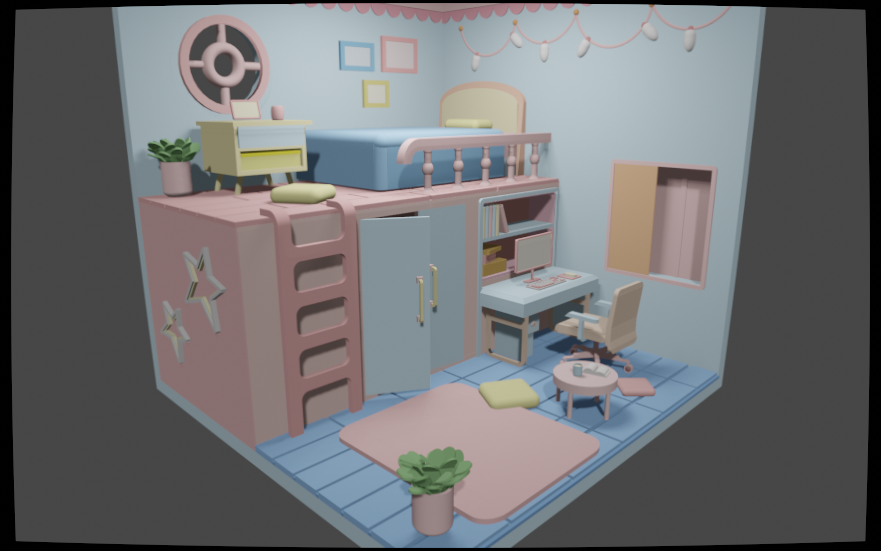
#> input picture exercise_01/data/images/00.png, 881 x 551 px; its folder holds only this picture in this run
$ jupyter execute exercise_01_solution.ipynb
#> lines starting #> are read from the running program, lines starting #| are printed output that depends on the picture
# 3D Computer Vision (2026/27) - Exercise Sheet 1

---

**Release:** 29.10.2026
**Deadline:** 09.11.2026, 23:59
**Exercise session:** 12.11.2026 (mandatory)

**Group:** add your group number
**Members:** add your names

### Submission

Submit one `groupXX_exercise01.zip` in OLAT. It must contain a folder `groupXX_exercise01/` with your completed notebook, an HTML export showing all outputs, and the `data/` directory needed to run it. Use relative data paths. Install the packages from `requirements.txt` if needed.

By submitting, you confirm that all listed members contributed, no unlisted people were involved, and no solution content was copied from other people, large language models, websites, or other sources.

Attendance at the exercise session is mandatory. A group will be chosen at random to explain its solution. Be prepared to explain your work; failing to do so results in failing the task.

### Implementation

Complete the TODO cells using the models and derivations from the lecture slides. Implement the required vision steps yourself. NumPy operations, image I/O, plotting, and the provided utilities are allowed. Functions that perform undistortion or camera projection for you (such as `cv2.undistort`, `cv2.initUndistortRectifyMap`, or `cv2.projectPoints`) do not count as a solution.

---

# Theory Questions

## Task 1 — From a world point to a pixel

Given a world point $(X_s, Y_s, Z_s)$ and the camera's intrinsic and extrinsic parameters, write the complete transformation chain as matrix multiplications to obtain the pixel position $(u, v)$. Your final result must have two coordinates.

$\begin{pmatrix}u'\\v'\\w\end{pmatrix} = K [I_3|0_3] \begin{pmatrix}R &t\\0_3^T &1\end{pmatrix} \begin{pmatrix}X_s\\ Y_s\\ Z_s \\ 1\end{pmatrix}$

$u = \frac{u'}{w}, v = \frac{v'}{w}$

## Task 2 — Radial distortion

A point $\mathbf{p}$ in normalized image coordinates has distance $r=1$ from the origin. The radial distortion coefficients are $k_1=0.4$ and $k_2=0.1$, and

$$\mathbf{p}_d - \mathbf{p} = \begin{pmatrix}0.3 \\ 0.4\end{pmatrix},$$

where $\mathbf{p}_d$ is the radially distorted point. Derive the coordinates of $\mathbf{p}$.

For radial distortion,

$$\mathbf{p}_d = \mathbf{p}\left(1+k_1r^2+k_2r^4\right),$$

so

$$\mathbf{p}_d-\mathbf{p}
=\mathbf{p}\left(k_1r^2+k_2r^4\right)
=0.5\mathbf{p}.$$

Therefore,

$$\mathbf{p}
=\frac{1}{0.5}\begin{pmatrix}0.3\\0.4\end{pmatrix}
=\begin{pmatrix}0.6\\0.8\end{pmatrix}.$$

This satisfies $\|\mathbf{p}\|=1$.

# Implementation Task - Image undistortion and 3D point projection

## Task Overview and Given Data

Your overall task in this exercise will be to undistort the given images and project two given 3D points in all undistortedn images.

You will be given the following data:
- **9 color images** of the scene in `data/images/`
    - 8 Bit RGB per pixel
    - Each image rendered from a different position but with the same camera
    - The camera used had **lens distortion**
- 1 Dictionary containing **camera calibration parameters** in `data/camera_calibration.npy`
    - They belong to the camera that was used to render the RGB images
    - Distortion coefficients are given in the standard [k<sub>1</sub>, k<sub>2</sub>, p<sub>1</sub>, p<sub>2</sub>, k<sub>3</sub>] order
- 1 NumPy array containing **9 world-to-camera transformations** in `data/world_to_camera.npy`.
    - Shape `(9, 4, 4)`; entry `i` maps world coordinates directly to camera coordinates for image `view_names[i]`.
    - The world frame is camera 00, so entry 0 is the identity matrix.
- 1 CSV file containing two 3D points in `data/points_3d.csv`
    - Both points are **actual scene landmarks** of the upper and lower bend of the handle on the open cupboard door
    - Both landmarks are visible in all nine provided images
    - **World frame = the first camera frame (view 00)**

Note: Pixel coordinates use `(x, y)` (equivalently `(u, v)`); NumPy images are indexed as `[y, x]`.

The following cell loads the data and creates the output directory.

[cell 1]
from pathlib import Path
import csv
import numpy as np
import matplotlib.pyplot as plt
from PIL import Image

ROOT = Path.cwd()
if not (ROOT / 'data/camera_calibration.npy').is_file():
    if (ROOT.parent / 'data/camera_calibration.npy').is_file():
        ROOT = ROOT.parent
    else:
        raise FileNotFoundError('Extract the exercise pack and open Jupyter in its folder.')
DATA = ROOT / 'data'
OUTPUT = ROOT / 'output'
OUTPUT.mkdir(exist_ok=True)

calibration = np.load(DATA / 'camera_calibration.npy', allow_pickle=True).item()
#> (reads exercise_01/data/camera_calibration.npy from the repository)

image_paths = sorted((DATA / 'images').glob('*.png'))
view_names = [p.stem for p in image_paths]
images = np.stack([np.asarray(Image.open(p).convert('RGB'), dtype=np.float64) / 255.0
                   for p in image_paths])
n_views, height, width, _ = images.shape
#> n_views = 1; height = 551; width = 881

print(f"\nCamera Calibration:")
for entry in calibration.items():
    print(f"  {entry[0]}: {entry[1]}")


with (DATA / 'points_3d.csv').open(newline='') as f:
#> (reads exercise_01/data/points_3d.csv from the repository)
    point_rows = list(csv.DictReader(f))
point_labels = [row['point_id'] for row in point_rows]
points_world = np.array([[float(row[key]) for key in ('X', 'Y', 'Z')]
                         for row in point_rows])
point_descriptions = [row['landmark'] for row in point_rows]
print('Given 3D points in the world (camera-00) frame:')
for label, point, description in zip(point_labels, points_world, point_descriptions):
    print(label, point, '—', description)

world_to_camera = np.load(DATA / 'world_to_camera.npy', allow_pickle=False)
#> (reads exercise_01/data/world_to_camera.npy from the repository)
#| Sampling grid: (551, 881, 2) ; each entry is [source_x, source_y]
print('World-to-camera matrices (one per view):')
print(world_to_camera)

## Task 1 — Undistort the provided images by indirect transformation

Compute the output-to-input sampling grid, resample all nine RGB views,
and plot the results. Keep your `K` and `undistorted_images` variables:
Task 2 will reuse them directly.

### Provided sampling utility

`sample_image` interpolates colours at the source coordinates you supply. Compute the undistortion grid yourself.

[cell 2]
def sample_image(image, source_grid):
    """Provided utility: bilinear sampling with zero padding.

    image: (H_source, W_source, 3), float RGB in [0, 1].
    source_grid: (H_target, W_target, 2), source coordinates in (x, y) order.
    The grid is never modified. Integer coordinates refer to pixel centres.
    """
    image = np.asarray(image, dtype=np.float64)
    source_grid = np.asarray(source_grid, dtype=np.float64)
    hs, ws, channels = image.shape
#> hs = 551; ws = 881; channels = 3
    finite = np.isfinite(source_grid).all(axis=-1)
    x_px = np.clip(np.where(finite, source_grid[..., 0], 0), -1, ws)
#> finite: shape (551, 881) bool; every value is 1
    y_px = np.clip(np.where(finite, source_grid[..., 1], 0), -1, hs)
    x0, y0 = np.floor(x_px).astype(int), np.floor(y_px).astype(int)
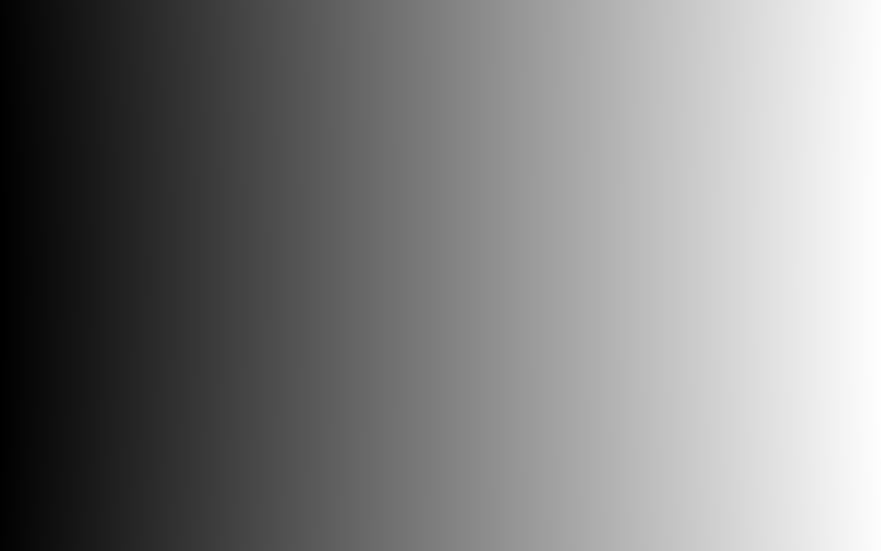
#> x_px: shape (551, 881) float64; min 19.92, max 860.1, mean 440; drawn with min black and max white
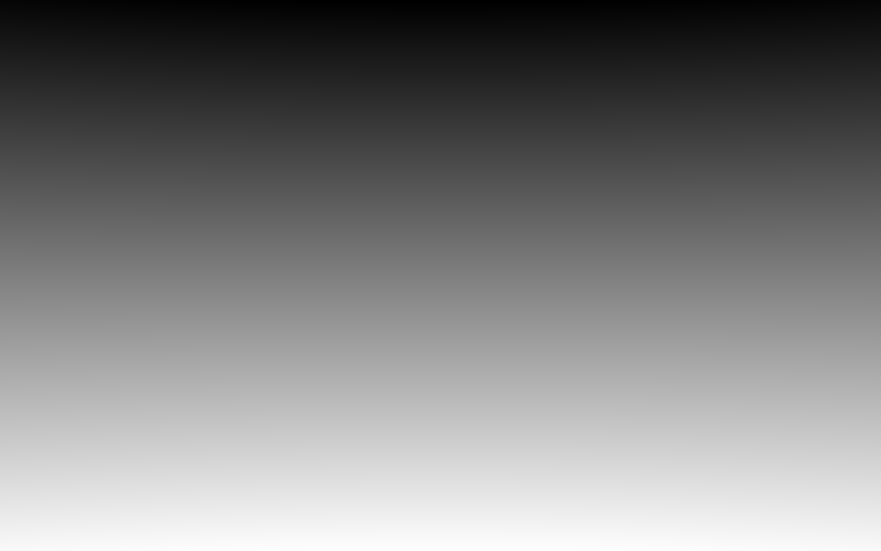
#> y_px: shape (551, 881) float64; min 5.07, max 544.9, mean 275; drawn with min black and max white
    dx, dy = x_px - x0, y_px - y0
    result = np.zeros(source_grid.shape[:-1] + (channels,), dtype=np.float64)
    for x_index, y_index, weight in [
        (x0,     y0,     (1-dx) * (1-dy)),
        (x0 + 1, y0,     dx * (1-dy)),
        (x0,     y0 + 1, (1-dx) * dy),
        (x0 + 1, y0 + 1, dx * dy),
    ]:
        valid = finite & (x_index >= 0) & (x_index < ws) & (y_index >= 0) & (y_index < hs)
        result[valid] += image[y_index[valid], x_index[valid]] * weight[valid, None]
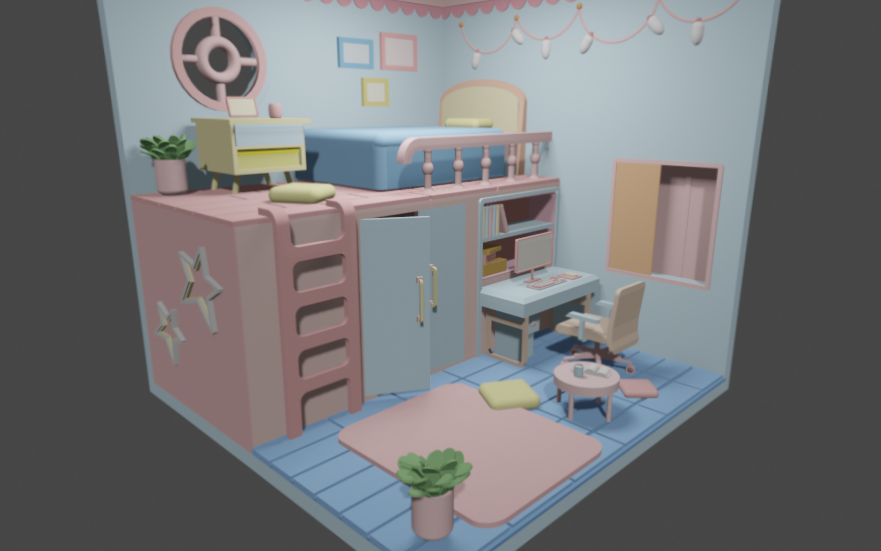
#> result: shape (551, 881, 3) float64; mean of channels 0, 1, 2 0.465, 0.467, 0.473; drawn as R, G, B
    return result

### 1.1 — Camera intrinsics

Implement `make_intrinsics` to construct the 3×3 calibration matrix `K` from the supplied camera parameters.

[cell 3]
def make_intrinsics(calibration):
    f = float(calibration['focal_length_px'])
    cx, cy = np.asarray(calibration['principal_point'], dtype=float)
    return np.array([[f, 0.0, cx], [0.0, f, cy], [0.0, 0.0, 1.0]])

K = make_intrinsics(calibration)
print('K =')
print(K)

### 1.2 — Forward lens-distortion model

Given a normalized image point compute the position of the distorted normalized image point using Brown's distortion model.
Implement this as a vectorized function that accepts and returns an array with shape `(..., 2)`, with x first and y second.

[cell 4]
def distort_normalized(normalized_xy, coefficients):
    """Forward lens distortion; input and output both use normalized (x, y)."""
    normalized_xy = np.asarray(normalized_xy, dtype=np.float64)
    k1, k2, p1, p2, k3 = np.asarray(coefficients, dtype=np.float64)
    x_n = normalized_xy[..., 0]
    y_n = normalized_xy[..., 1]
    r2 = x_n*x_n + y_n*y_n
    radial = 1 + k1*r2 + k2*r2**2 + k3*r2**3
    x_distorted_n = x_n*radial + 2*p1*x_n*y_n + p2*(r2 + 2*x_n*x_n)
    y_distorted_n = y_n*radial + p1*(r2 + 2*y_n*y_n) + 2*p2*x_n*y_n
    return np.stack((x_distorted_n, y_distorted_n), axis=-1)

### 1.3 — Indirect geometric transformation (backward mapping)

For each **ideal output pixel** `(x, y)`, determine its colour-sampling
location in the **distorted input image**:

1. Build the output pixel grid in `(x, y)` order
2. Normalize the pixel coordinates
3. Apply the forward distortion model from Subtask 1.2
4. Denormalize the output

Return a grid with shape `(H, W, 2)`, with each entry storing
`[source_x, source_y]`. Each output pixel requests one source sample,
which makes this an indirect image transformation.

[cell 5]
def make_undistortion_grid(image_shape, K, coefficients):
    """Return source (x, y) for each ideal output pixel; shape (H, W, 2)."""
    h, w = image_shape[:2]
    pixel_x, pixel_y = np.meshgrid(np.arange(w, dtype=float),
                                  np.arange(h, dtype=float), indexing='xy')
    x_n = (pixel_x - K[0, 2]) / K[0, 0]
    y_n = (pixel_y - K[1, 2]) / K[1, 1]
    normalized_xy = np.stack((x_n, y_n), axis=-1)
    distorted_xy = distort_normalized(normalized_xy, coefficients)
    source_x = K[0, 0]*distorted_xy[..., 0] + K[0, 2]
    source_y = K[1, 1]*distorted_xy[..., 1] + K[1, 2]
    return np.stack((source_x, source_y), axis=-1)

source_grid = make_undistortion_grid((height, width), K, calibration['distortion_param'])
assert source_grid.shape == (height, width, 2)
print('Sampling grid:', source_grid.shape, '; each entry is [source_x, source_y]')

### 1.4 — Resample all views

Use the provided `sample_image` with your grid. Store the results in `undistorted_images` with the same shape as `images`. Compute the shared grid only once. Save the undistorted RGB images under `output/task_1_undistorted/` using the original view filenames.

[cell 6]
# All views share the same calibration, so the grid is computed only once.
undistorted_images = np.stack([sample_image(image, source_grid) for image in images])
assert undistorted_images.shape == images.shape
undistorted_dir = OUTPUT / 'task_1_undistorted'
undistorted_dir.mkdir(exist_ok=True)
for name, image in zip(view_names, undistorted_images):
    Image.fromarray(np.rint(np.clip(image, 0, 1)*255).astype(np.uint8)).save(
        undistorted_dir / f'{name}.png')
#> this loop made 1 pass
#> name on pass 1: '00'
print(f'Undistorted {len(undistorted_images)} images; saved to {undistorted_dir.name}/')
#| Undistorted 1 images; saved to task_1_undistorted/

### 1.5 — Plot your results

Create (a) a labelled before/after comparison for one view, and (b) a labelled gallery of **all nine undistorted views**. Use correct RGB colours and keep the image aspect ratio.

[cell 7]
example_idx = 0
fig, axes = plt.subplots(1, 2, figsize=(13, 4.8), constrained_layout=True)
for ax, image, title in zip(axes,
                           [images[example_idx], undistorted_images[example_idx]],
                           ['Original (distorted)', 'Undistorted (indirect transformation)']):
    ax.imshow(image, origin='upper')
    ax.set_title(f'View {view_names[example_idx]} — {title}')
    ax.set_xlabel('x (pixels)')
    ax.set_ylabel('y (pixels)')
#> this loop made 2 passes
#> title on passes 1 to 2: 'Original (distorted)', 'Undistorted (indirect transformation)'
fig.savefig(OUTPUT / 'task_1_before_after.png', dpi=130)
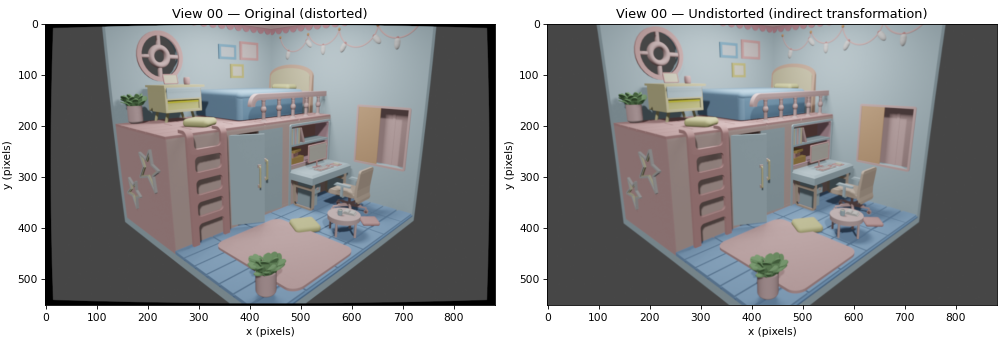
#> figure drawn by matplotlib, 2 panels
plt.show()

[cell 8]
cols = 3
rows = (n_views + cols - 1) // cols
#> rows = 1
fig, axes = plt.subplots(rows, cols, figsize=(14, 3.4*rows), squeeze=False,
                         constrained_layout=True)
for ax in axes.flat:
    ax.set_axis_off()
for ax, name, image in zip(axes.flat, view_names, undistorted_images):
    ax.imshow(image, origin='upper')
    ax.set_title(f'View {name} — undistorted')
fig.savefig(OUTPUT / 'task_1_all_views.png', dpi=110)
plt.show()

## Task 2 — Project the given 3D points into all views

Use **`undistorted_images` and `K` from Task 1** as the image backgrounds and
intrinsic matrix. Do not reload or overwrite them. You will use the
provided world-to-camera transformations, project the given points, and plot a labelled
gallery containing all nine views.

### 2.1 — Projection matrices and valid points

Implement `build_projection_matrix(E, K)` to construct a 3×4 projection matrix from a world-to-camera transform `E` and the intrinsic matrix `K`.

Implement `project_points(points_world, P)` to project the world points into one undistorted view. Return their floating-point pixel coordinates in `(x, y)` order, with shape `(N, 2)`.

[cell 9]
def build_projection_matrix(E, K):
    """Build a 3-by-4 projection matrix for one camera."""
    return np.asarray(K, dtype=float) @ np.asarray(E, dtype=float)[:3, :]

[cell 10]
def project_points(points_world, P):
    """Return pixel_xy for one undistorted view."""
    points_world = np.asarray(points_world, dtype=float)
#> points_world = [[-0.112, 0.0393, 3.94], [-0.114, 0.298, 4.01]]
    points_h = np.column_stack([points_world, np.ones(len(points_world))])
#> points_h = [[-0.112, 0.0393, 3.94, 1], [-0.114, 0.298, 4.01, 1]]
    projected_h = (P @ points_h.T).T
#> projected_h = [[1663.2, 1108.2, 3.94], [1691.9, 1290, 4.01]]

    # For P = K [R | t] and K[2] = [0, 0, 1], this is camera depth.
    z = projected_h[:, 2].copy()
#> z = [3.94, 4.01]
    pixel_xy = np.full((len(points_world), 2), np.nan, dtype=float)
#> pixel_xy = [[nan, nan], [nan, nan]]
    np.divide(projected_h[:, :2], z[:, None], out=pixel_xy)

    return pixel_xy

### 2.3 — Project into every view

Build one projection matrix for each camera and store them in `projection_matrices`
with shape `(number_of_views, 3, 4)`. Use these matrices to project the points into every view and print the results.

[cell 11]
projection_matrices = np.stack([
    build_projection_matrix(E, K) for E in world_to_camera
])

projections = [
    project_points(points_world, P)
    for P in projection_matrices
]
#> projections = 9 items, first 6: [[422.1, 281.3], [422.1, 321.8]], [[376.4, 282.7], [377.1, 323.5]], [[479.7, 289.8], [478.9, 332.3]], [[421.5, 284.6], [421.1, 329]], [[373.9, 284.6], [373.5, 329.4]], [[481.4, 285.1], [481.3, 331.9]]

pixel_xy_all = np.stack([item for item in projections])
print(pixel_xy_all)
#> (printed output is left out)

### 2.4 — Plot the projections

Overlay the projected points on the undistorted Task 1 images in a 3-by-3 grid.
Use the same color and label for each point in every view.

[cell 12]
n_views = len(view_names)
n_columns = min(3, n_views)
n_rows = int(np.ceil(n_views / n_columns))
#> n_rows = 1
colors = plt.get_cmap('tab10')(np.arange(len(point_labels)) % 10)
#> colors = [[0.122, 0.467, 0.706, 1], [1, 0.498, 0.0549, 1]]
fig, axes = plt.subplots(n_rows, n_columns, figsize=(15, 3.5*n_rows),
                         squeeze=False, layout='constrained')
for i, ax in enumerate(axes.flat):
    if i >= n_views:
        ax.axis('off')
        continue
    ax.imshow(undistorted_images[i])
    for j, label in enumerate(point_labels):
        x, y = pixel_xy_all[i, j]
        ax.scatter(x, y, color=colors[j], s=55, edgecolors='white')
        ax.annotate(label, (x, y), xytext=(5, 8), textcoords='offset points',
                    color='white', fontsize=9,
                    bbox=dict(boxstyle='round,pad=0.12', fc='black', alpha=0.65))
    ax.set_title(str(view_names[i]))
    ax.set_xlim(-0.5, width - 0.5)
    ax.set_ylim(height - 0.5, -0.5)
    ax.set_xlabel('x [pixels]')
    ax.set_ylabel('y [pixels]')
#> this loop made 1 pass
plt.show()
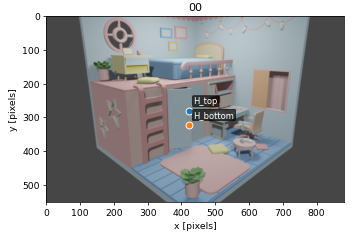
#> figure drawn by matplotlib, 1 panel
